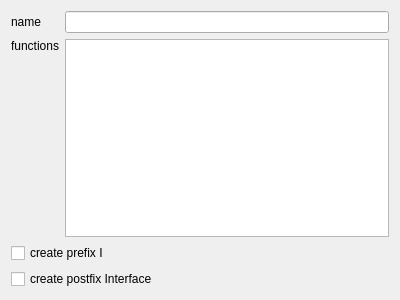
<?xml version="1.0" encoding="UTF-8"?>
<ui version="4.0">
 <class>InterfaceGenerator</class>
 <widget class="QWidget" name="InterfaceGenerator">
  <property name="geometry">
   <rect>
    <x>0</x>
    <y>0</y>
    <width>400</width>
    <height>300</height>
   </rect>
  </property>
  <property name="windowTitle">
   <string>Form</string>
  </property>
  <layout class="QVBoxLayout" name="verticalLayout">
   <item>
    <layout class="QGridLayout" name="gridLayout">
     <item row="0" column="0">
      <widget class="QLabel" name="label">
       <property name="text">
        <string>name</string>
       </property>
      </widget>
     </item>
     <item row="0" column="1">
      <widget class="QLineEdit" name="lineEditName"/>
     </item>
     <item row="1" column="0">
      <widget class="QLabel" name="label_2">
       <property name="text">
        <string>functions</string>
       </property>
       <property name="alignment">
        <set>Qt::AlignLeading|Qt::AlignLeft|Qt::AlignTop</set>
       </property>
      </widget>
     </item>
     <item row="1" column="1">
      <widget class="QPlainTextEdit" name="plainTextEditFunctions"/>
     </item>
    </layout>
   </item>
   <item>
    <widget class="QCheckBox" name="checkBoxPrefix">
     <property name="text">
      <string>create prefix I</string>
     </property>
    </widget>
   </item>
   <item>
    <widget class="QCheckBox" name="checkBoxPostfix">
     <property name="text">
      <string>create postfix Interface</string>
     </property>
    </widget>
   </item>
  </layout>
 </widget>
 <resources/>
 <connections/>
</ui>
